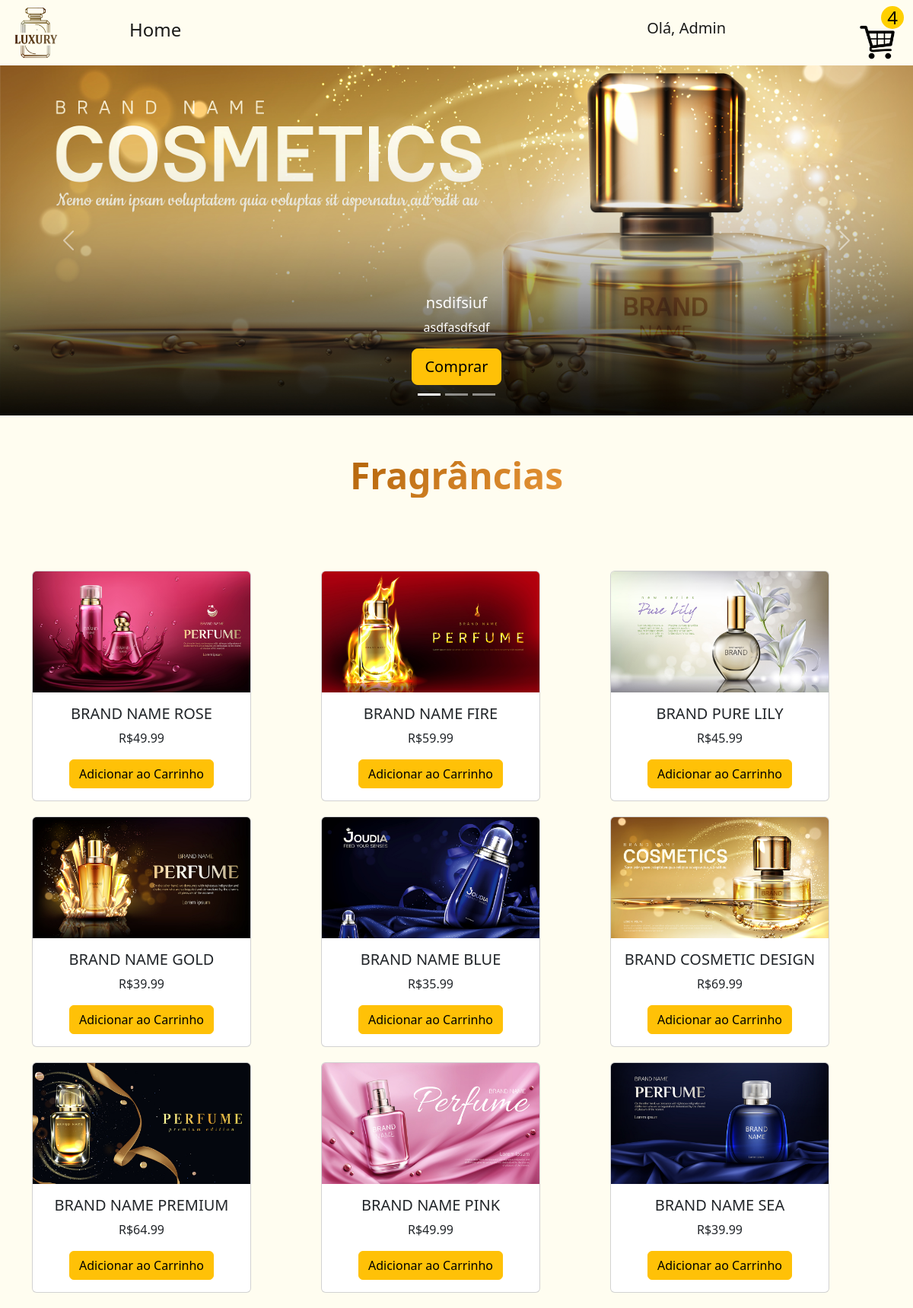
Screenshot of / (signed in) with the database file from the repository.
### store/models.py (models this page shows, shortened)
class Cart(models.Model):
    customer = models.ForeignKey(Customer, on_delete=models.CASCADE)
    cart_id = models.UUIDField(default=uuid.uuid4, unique=True, editable=False)
    completed = models.BooleanField(default=False)
    @property
    def get_itemtotal(self):
        cartitems = self.cartitems_set.all()
        total = sum([item.quantity for item in cartitems])
        return total

class Cartitems(models.Model):
    cart = models.ForeignKey(Cart, on_delete=models.CASCADE)
    product = models.ForeignKey(Product, on_delete=models.CASCADE)
    quantity = models.IntegerField(default=0)

class BannerProduct(models.Model):
    title = models.CharField(max_length=100)
    description = models.CharField(max_length=400)
    image = models.ImageField()

class Product(models.Model):
    name = models.CharField(max_length=50)
    price = models.FloatField(default=10.55)
    image = models.ImageField()

### store/views.py (the view)
# urls.py: path('', include('store.urls')),
def store(request):
    if request.user.is_authenticated:
        customer = request.user.customer
        cart, created = Cart.objects.get_or_create(customer = customer, completed = False)
        cartitems = cart.cartitems_set.all()
    banner = BannerProduct.objects.all()
    products = Product.objects.all()
    return render (request, 'store.html', {'products': products, 'cart': cart, 'banner': banner})

### store/templates/store.html (shortened to what this page needs)
{%extends 'base.html'%}
{%block content%}
<div id="carouselExampleCaptions" class="carousel slide" data-bs-ride="carousel">
  <div class="carousel-indicators">
    <button type="button" data-bs-target="#carouselExampleCaptions" data-bs-slide-to="0" class="active" aria-current="true" aria-label="Slide 1"></button>
    <button type="button" data-bs-target="#carouselExampleCaptions" data-bs-slide-to="1" aria-label="Slide 2"></button>
    <button type="button" data-bs-target="#carouselExampleCaptions" data-bs-slide-to="2" aria-label="Slide 3"></button>
  </div>
  <div class="carousel-inner">
  {% for bannerproduct in banner %}
    <div class="carousel-item active" data-bs-interval="5000">
      <img src="{{bannerproduct.image.url}}" class="d-block w-100" alt="...">
      <div class="carousel-caption d-none d-md-block">
        <h5>{{bannerproduct.title}}</h5>
        <p>{{bannerproduct.description}}</p>
        <a href="#products"class="btn btn-warning btn-lg">Comprar</a>
      </div>
    </div>
  {% endfor %}
  </div>
  <button class="carousel-control-prev" type="button" data-bs-target="#carouselExampleCaptions" data-bs-slide="prev">
    <span class="carousel-control-prev-icon" aria-hidden="true"></span>
  </button>
  <button class="carousel-control-next" type="button" data-bs-target="#carouselExampleCaptions" data-bs-slide="next">
    <span class="carousel-control-next-icon" aria-hidden="true"></span>
  </button>
</div>
<section id="products">
  <div class="container text-center" style="margin-top: 50px;">
    <div class="row">
      <div class="col">
        <div class="row justify-content-center text-center mb-5">
          <div class="col-md-5" data-aos="fade-up">
            <h2 class="section-heading">Fragrâncias</h2>
          </div>
        </div>
      </div>
    </div>
  </div>
<div class="container text-center">
    <div class="row">
      {%for product in products %}
        <div class="col">
            <div class="card" style="width: 18rem;">
              <img src="{{product.image.url}}" class="card-img-top" alt="...">
              <div class="card-body">
                <h5 class="card-title">{{product.name}}</h5>
                <p class="card-text">R${{product.price}}</p>
                <a href="#" class="btn btn-warning addtocart" data-action="add" data-product = "{{product.id}}" >Adicionar ao Carrinho</a>
              </div>
            </div>
        </div>
      {%endfor%}
    </div>
  </div>
</section>
{%endblock%}

### store/templates/base.html (shortened to what this page needs)
{%load static%}
<!doctype html>
<html lang="en">
    <head>
        <link href="https://cdn.jsdelivr.net/npm/bootstrap@5.2.3/dist/css/bootstrap.min.css" rel="stylesheet">
        <link rel = 'stylesheet' href="{% static 'css/style.css' %}">
    </head>
  <body style="background-color: rgb(255, 253, 240);">
    <nav class="navbar navbar-expand-lg">
        <div class="container-fluid">
          <a class="navbar-brandd" href="{% url 'store' %}">
            <img src="{% static 'image/logo.png' %}" alt="Bootstrap" width="70" height="70">
          </a>
          <div class="collapse navbar-collapse" id="navbarSupportedContent">
            <ul class="navbar-nav me-auto mb-2 mb-lg-0">
              <li class="nav-item">
                <a class="nav-link active" aria-current="page" href="{% url 'store' %}"><h4>Home</h4></a>
              </li>
              <li class="nav-item">
                <a class="nav-link active" aria-current="page" href="{% url 'cart' %}"><h5>Olá, {{user}}</h5></a>
              </li>
            </ul>
            <form class="d-flex">
              <a href = "{% url 'cart' %}">
                <div class ='cart_container'>
                <img src = "{% static 'image/cart1.png' %}">
                <div class = 'cart-item-count'><h4>{{cart.get_itemtotal}}</h4></div>
            </div>
          </a>
            </form>
          </div>
        </div>
      </nav>
    {%block content%}
    {%endblock%}
  </body>
</html>

### store/static/css/style.css (style rules this page uses)
* { padding: 0px; margin: 0px; box-sizing: border-box; }
.navbar-nav { width: 800px !important; justify-content: space-between !important; }
.me-auto { margin-left: 5rem !important; }
.container-fluid { display: flex !important; justify-content: space-evenly; }
.container { margin: auto; margin-top: 20px; }
.col { margin-bottom: 20px; }
.cart_container { width: 70px; height: 70px; border-radius: 5px; display: flex; flex-direction: column; align-items: center; justify-content: end; position: relative; }
.cart_container img { width: 65%; height: 65%; }
.cart-item-count { width: 30px; height: 30px; border-radius: 50%; background-color: rgb(255, 208, 0); position: absolute; top: 0px; right: 0px; display: flex; align-items: center; justify-content: center; color: black }
.cart-item-count h4 { margin: 0px !important; }
.section-heading { font-size: 3rem; font-weight: 700; background: linear-gradient(-45deg, #f3a143, #a75900); -webkit-background-clip: text; -webkit-text-fill-color: transparent; }

### rows the page displays
Cart: get_itemtotal "4"
BannerProduct: image (picture), title "nsdifsiuf", description "asdfasdfsdf"
Product: image (picture), name "BRAND NAME ROSE", price "49.99"
Product: image (picture), name "BRAND NAME FIRE", price "59.99"
Product: image (picture), name "BRAND PURE LILY", price "45.99"
Product: image (picture), name "BRAND NAME GOLD", price "39.99"
Product: image (picture), name "BRAND NAME BLUE", price "35.99"
Product: image (picture), name "BRAND COSMETIC DESIGN", price "69.99"
Product: image (picture), name "BRAND NAME PREMIUM", price "64.99"
Product: image (picture), name "BRAND NAME PINK", price "49.99"
Product: image (picture), name "BRAND NAME SEA", price "39.99"

### other values shown
{{ user }} "Admin"
